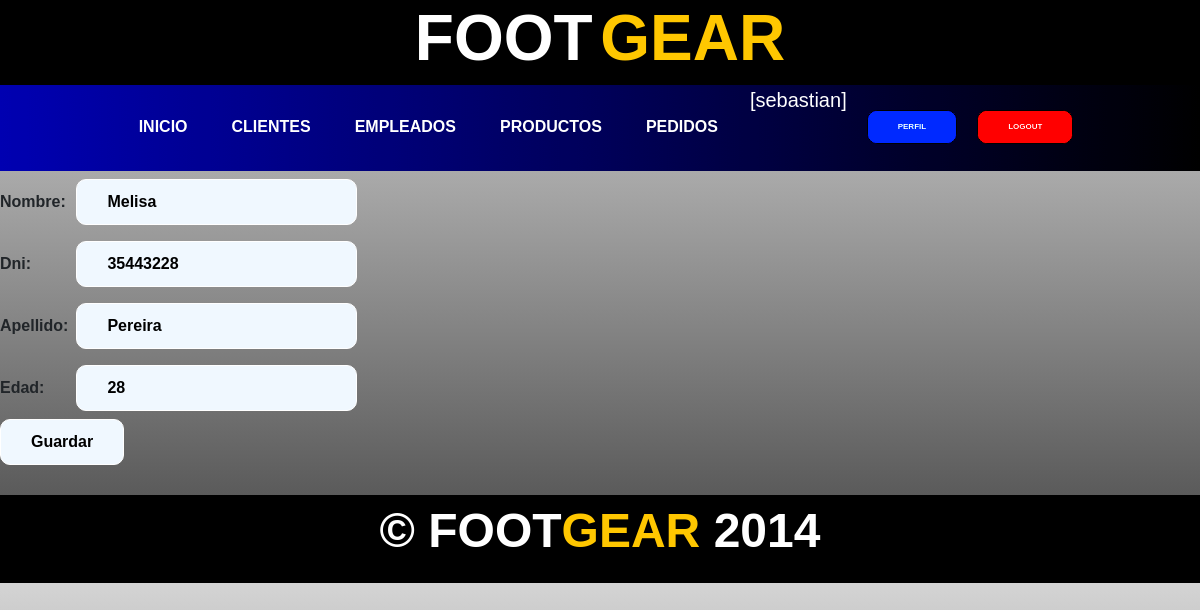
/clienteUpdate/1013/ (signed in), run on an earlier commit of the app's database.
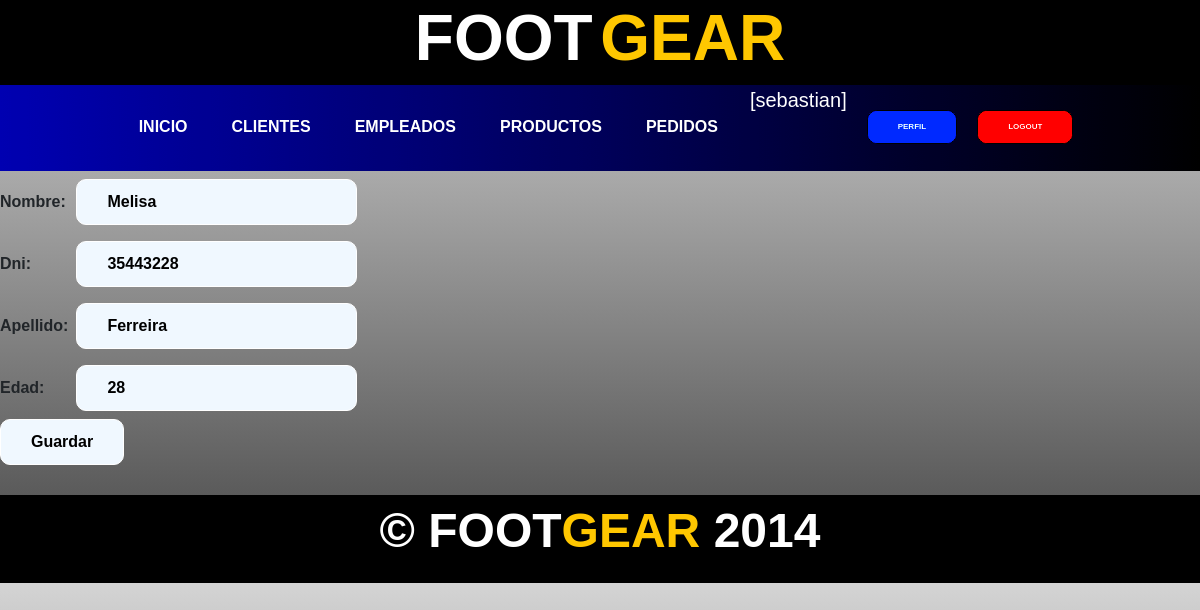
And on a later commit of the database.
### aplicacion/models.py (models this page shows, shortened)
class Cliente(models.Model):
    nombre = models.CharField(max_length=50)
    apellido = models.CharField(max_length=50)
    edad = models.IntegerField()
    dni = models.IntegerField()

### aplicacion/views.py (the view)
# urls.py: path('clienteUpdate/<id_cliente>/', clienteUpdate, name="cliente_update"),
@login_required
def clienteUpdate(request,id_cliente):
    cliente = Cliente.objects.get(id = id_cliente)
    if request.method == "POST":
        miForm = ClienteForm(request.POST)
        if miForm.is_valid():
            cliente.nombre = miForm.cleaned_data.get("nombre")
            cliente.apellido = miForm.cleaned_data.get("apellido")
            cliente.edad =  miForm.cleaned_data.get("edad")
            cliente.dni = miForm.cleaned_data.get("dni")
            cliente.save()
            return redirect(reverse_lazy('clientes'))
    else:
        miForm = ClienteForm(initial={'nombre': cliente.nombre, 'apellido' : cliente.apellido, 'edad' : cliente.edad , 'dni' : cliente.dni} )
    return render(request,"aplicacion/clienteForm.html",{"form": miForm})

### aplicacion/forms.py
class ClienteForm(forms.Form):
    nombre = forms.CharField(max_length=50,required=True)
    dni = forms.IntegerField(required=True)
    apellido = forms.CharField(max_length=50,required=True)
    edad = forms.IntegerField(required=True)

### aplicacion/templates/aplicacion/clienteForm.html (shortened to what this page needs)
{% extends "aplicacion/index.html" %}
{% block contenido %}
<form action="" method="post">
    <table>
        {{ form.as_table }}
    </table>
    <input type="submit" value="Guardar">
</form>
{% endblock contenido %}

What changed in the data, as far as the page shows it:
changed Cliente "Melisa": apellido "Pereira" → "Ferreira"
